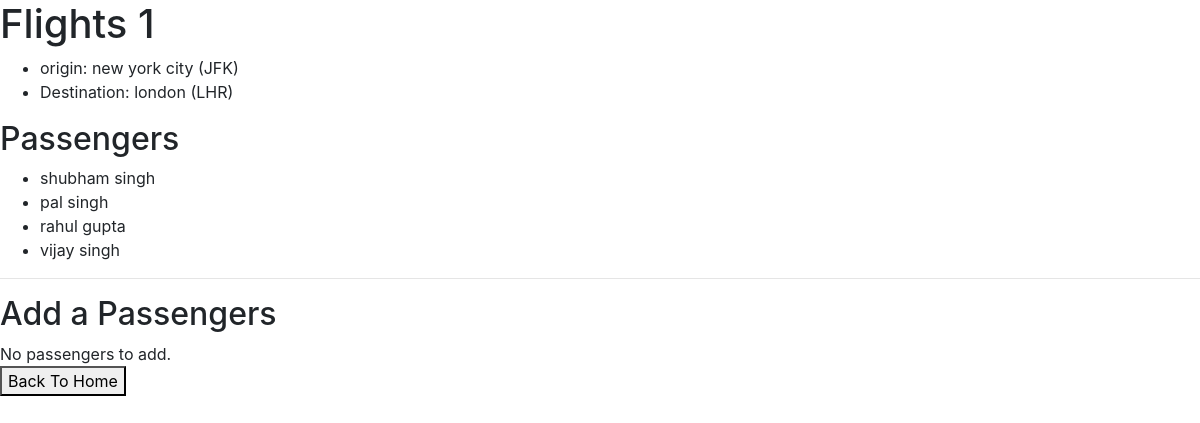
The page /1 on the database its author committed.
### flights/models.py (models this page shows, shortened)
class Flight(models.Model):
    origin=models.ForeignKey(Airport,on_delete=models.CASCADE,related_name="departures")
    destination=models.ForeignKey(Airport,on_delete=models.CASCADE,related_name="arrivals")
    duration=models.IntegerField()

class Airport(models.Model):
    code= models.CharField(max_length=3)
    city= models.CharField(max_length=64)
    def __str__(self):
        return f"{self.city} ({self.code})"

class Passenger(models.Model):
    first=models.CharField(max_length=64)
    last=models.CharField(max_length=64)
    flights=models.ManyToManyField(Flight,blank=True,related_name='passengers')
    def __str__(self):
        return  f"{self.first} {self.last}"

### flights/views.py (the view)
# urls.py: path('<int:flight_id>', views.flight,name="flight"),
def flight(request,flight_id):
    try:
        flight=Flight.objects.get(pk=flight_id)
    except Flight.DoesNotExist:
        raise Http404("Flight does not exist.")
    context={
        "flight":flight,
        "passengers":flight.passengers.all(),
        "non_passengers":Passenger.objects.exclude(flights=flight).all()
    }
    return  render(request,"flights/flight.html",context)

### flights/templates/flights/flight.html (shortened to what this page needs)
{% extends "flights/base.html" %}
{% block body %}
<h1>Flights {{ flight.id }}</h1>
<ul>
    <li>origin: {{ flight.origin }}</li>
    <li>Destination: {{ flight.destination }}</li>
</ul>
<h2>Passengers</h2>
<ul>
    {% for passenger in passengers %}
        <li>{{ passenger }}</li>
        {% empty %}
        <li>No Passengers</li>
    {% endfor %}
</ul>
<hr>
<h2>Add a Passengers</h2>
{% if non_passengers %}
<form action="{% url 'book' flight.id %}" method="post">
    {% csrf_token %}
    <select name="passenger">
       {% for passenger in non_passengers %}
        <option value="{{ passenger.id}}">{{ passenger }}</option>
        {% endfor %}
    </select>
    <input type="submit" value="book Flight"/>
</form>
{% else %}
<div>No passengers to add.</div>
{% endif %}
<a href="{% url 'index' %}"><button>Back To Home</button></a>
</body>
</html>
{% endblock%}

### flights/templates/flights/base.html (shortened to what this page needs)
<!doctype html>
<html lang="en">
<head>
    <link rel="stylesheet" href="https://stackpath.bootstrapcdn.com/bootstrap/4.4.1/css/bootstrap.min.css">
</head>
<body>
{% block body %}
{% endblock %}
</body>
</html>

### rows shown on the page
Flight: id "1", origin "new york city (JFK)", destination "london (LHR)"
Passenger: first+last "shubham singh"
Passenger: first+last "pal singh"
Passenger: first+last "rahul gupta"
Passenger: first+last "vijay singh"
